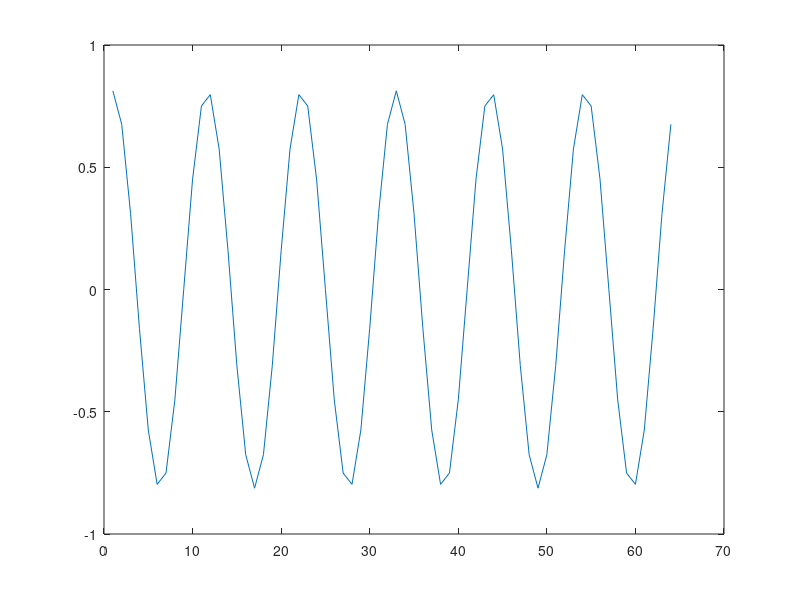
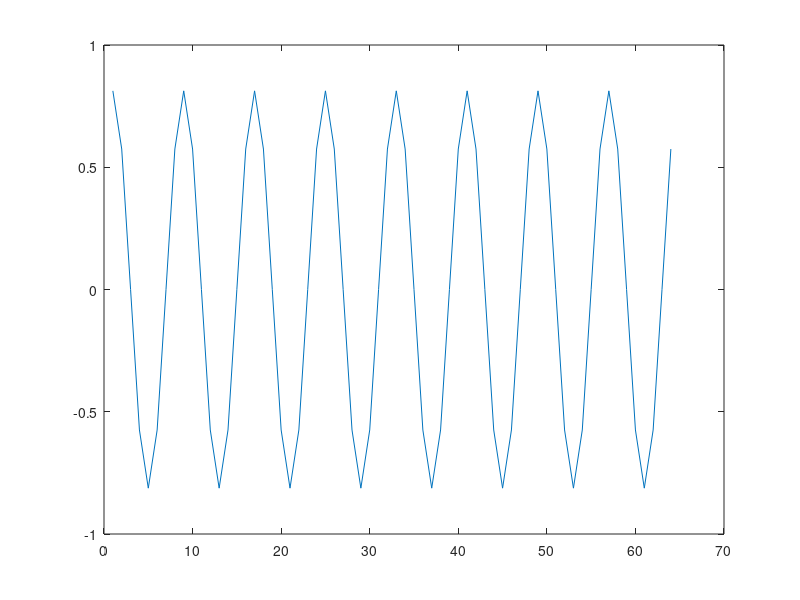
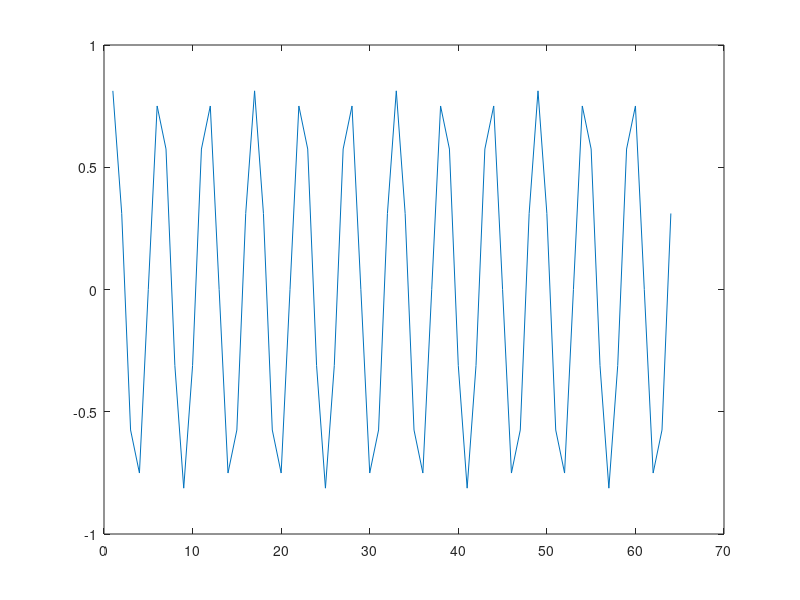
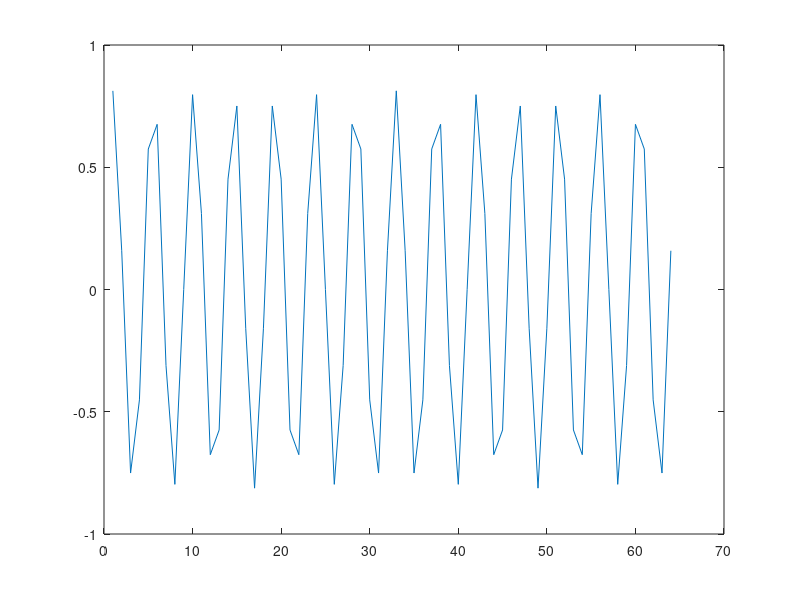

Here is the MATLAB script that generated these plots, in order: (Note: this script raises an error after producing the figures.)
%
% MATLAB script to generate the ALE symbol library according to
% MIL-STD-188-141B.
% 

%%%%%%%%%%%%%%%%%%%%%%%%%%%%%%%%%%%%%%%%%%%%%%%%%
% generate 750 Hz tone with zero initial phase and sufficient magnitude for
% around 0.8 amplitude in time domain
fd_in_i = zeros(1,64);
fd_in_q = zeros(1,64);

fd_in_i(7) = 26;
fd_in_q(7) = 0;
fd_in_i(59) = 26;
fd_in_q(59) = 0;

% make complex vector for the IFFT
fd_in = complex(fd_in_i, fd_in_q);

% do the iFFT
td_out_750 = ifft(fd_in);

figure(1);
plot(real(td_out_750) + imag(td_out_750));

%%%%%%%%%%%%%%%%%%%%%%%%%%%%%%%%%%%%%%%%%%%%%%%%%
% generate 1000 Hz tone with zero initial phase
fd_in_i = zeros(1,64);
fd_in_q = zeros(1,64);

fd_in_i(9) = 26;
fd_in_q(9) = 0;
fd_in_i(57) = 26;
fd_in_q(57) = 0;

% make complex vector for the IFFT
fd_in = complex(fd_in_i, fd_in_q);

% do the iFFT
td_out_1000 = ifft(fd_in);

figure(2);
plot(real(td_out_1000) + imag(td_out_1000));

%%%%%%%%%%%%%%%%%%%%%%%%%%%%%%%%%%%%%%%%%%%%%%%%%
% generate 1250 Hz tone with zero initial phase
fd_in_i = zeros(1,64);
fd_in_q = zeros(1,64);

fd_in_i(11) = 26;
fd_in_q(11) = 0;
fd_in_i(55) = 26;
fd_in_q(55) = 0;

% make complex vector for the IFFT
fd_in = complex(fd_in_i, fd_in_q);

% do the iFFT
td_out_1250 = ifft(fd_in);

% figure(3);
% plot(real(td_out_1250) + imag(td_out_1250));

fd_in_i = zeros(1,64);
fd_in_q = zeros(1,64);

%%%%%%%%%%%%%%%%%%%%%%%%%%%%%%%%%%%%%%%%%%%%%%%%%
% generate 1500 Hz tone with zero initial phase
fd_in_i(13) = 26;
fd_in_q(13) = 0;
fd_in_i(53) = 26;
fd_in_q(53) = 0;

% make complex vector for the IFFT
fd_in = complex(fd_in_i, fd_in_q);

% do the iFFT
td_out_1500 = ifft(fd_in);

figure(4);
plot(real(td_out_1500) + imag(td_out_1500));

fd_in_i = zeros(1,64);
fd_in_q = zeros(1,64);

%%%%%%%%%%%%%%%%%%%%%%%%%%%%%%%%%%%%%%%%%%%%%%%%%
% generate 1750 Hz tone with zero initial phase
fd_in_i(15) = 26;
fd_in_q(15) = 0;
fd_in_i(51) = 26;
fd_in_q(51) = 0;

% make complex vector for the IFFT
fd_in = complex(fd_in_i, fd_in_q);

% do the iFFT
td_out_1750 = ifft(fd_in);

figure(5);
plot(real(td_out_1750) + imag(td_out_1750));

fd_in_i = zeros(1,64);
fd_in_q = zeros(1,64);

%%%%%%%%%%%%%%%%%%%%%%%%%%%%%%%%%%%%%%%%%%%%%%%%%
% generate 2000 Hz tone with zero initial phase
fd_in_i(17) = 26;
fd_in_q(17) = 0;
fd_in_i(49) = 26;
fd_in_q(49) = 0;

% make complex vector for the IFFT
fd_in = complex(fd_in_i, fd_in_q);

% do the iFFT
td_out_2000 = ifft(fd_in);

figure(6);
plot(real(td_out_2000) + imag(td_out_2000));

fd_in_i = zeros(1,64);
fd_in_q = zeros(1,64);

%%%%%%%%%%%%%%%%%%%%%%%%%%%%%%%%%%%%%%%%%%%%%%%%%
% generate 2250 Hz tone with zero initial phase
fd_in_i(19) = 26;
fd_in_q(19) = 0;
fd_in_i(47) = 26;
fd_in_q(47) = 0;

% make complex vector for the IFFT
fd_in = complex(fd_in_i, fd_in_q);

% do the iFFT
td_out_2250 = ifft(fd_in);

figure(7);
plot(real(td_out_2250) + imag(td_out_2250));

fd_in_i = zeros(1,64);
fd_in_q = zeros(1,64);

%%%%%%%%%%%%%%%%%%%%%%%%%%%%%%%%%%%%%%%%%%%%%%%%%
% generate 2500 Hz tone with zero initial phase
fd_in_i(21) = 26;
fd_in_q(21) = 0;
fd_in_i(45) = 26;
fd_in_q(45) = 0;

% make complex vector for the IFFT
fd_in = complex(fd_in_i, fd_in_q);

% do the iFFT
td_out_2500 = ifft(fd_in);


%%%%%%%%%%%%%%%%%%%%%%%%%%%%%%%%%%%%%%%%%%%%%%%%%
% generate the c-header

fid = fopen('ale_symbol_library.h','w');
fprintf(fid,'/*\n');
fprintf(fid,' * ALE Symbol library\n');
fprintf(fid,' *\n');
fprintf(fid,' * Generated by ale_symbol_library.m according to MIL-STD-188-141B.\n');
fprintf(fid,' * Copyright (C) 2017 Devin Butterfield (dbutter@wireless.net)\n\n');
fprintf(fid,' * This program is free software; you can redistribute it and/or modify\n');
fprintf(fid,' * it under the terms of the GNU General Public License as published by\n');
fprintf(fid,' * the Free Software Foundation; either version 2 of the License, or\n');
fprintf(fid,' * (at your option) any later version.\n');
fprintf(fid,' *\n');
fprintf(fid,' * This program is distributed in the hope that it will be useful,\n');
fprintf(fid,' * but WITHOUT ANY WARRANTY; without even the implied warranty of\n');
fprintf(fid,' * MERCHANTABILITY or FITNESS FOR A PARTICULAR PURPOSE.  See the\n');
fprintf(fid,' * GNU General Public License for more details.\n');
fprintf(fid,' *\n');
fprintf(fid,' * You should have received a copy of the GNU General Public License\n');
fprintf(fid,' * along with this program; if not, write to the Free Software\n');
fprintf(fid,' * Foundation, Inc., 675 Mass Ave, Cambridge, MA 02139, USA.\n');
fprintf(fid,' */\n\n');
fprintf(fid,'#ifndef _ALE_SYMBOL_LIBRARY_H\n');
fprintf(fid,'#define _ALE_SYMBOL_LIBRARY_H\n\n');
fprintf(fid,'#define ALE_SYMBOL_COUNT %d\n',8);
fprintf(fid,'#define ALE_SYMBOL_SIZE %d\n\n',length(td_out_750));
fprintf(fid,'/* max signal amplitude: %f */\n\n', max(td_out_750));
fprintf(fid,'#define ALE_SYMBOL_LIBRARY { \\\n');
fprintf(fid,'    {\\\n');
fprintf(fid,'        %d,\\\n',int16(td_out_750 * 2^15));
fprintf(fid,'    },\\\n');
fprintf(fid,'    {\\\n');
fprintf(fid,'        %d,\\\n',int16(td_out_1000 * 2^15));
fprintf(fid,'    },\\\n');
fprintf(fid,'    {\\\n');
fprintf(fid,'        %d,\\\n',int16(td_out_1500 * 2^15));
fprintf(fid,'    },\\\n');
fprintf(fid,'    {\\\n');
fprintf(fid,'        %d,\\\n',int16(td_out_1250 * 2^15));
fprintf(fid,'    },\\\n');
fprintf(fid,'    {\\\n');
fprintf(fid,'        %d,\\\n',int16(td_out_2500 * 2^15));
fprintf(fid,'    },\\\n');
fprintf(fid,'    {\\\n');
fprintf(fid,'        %d,\\\n',int16(td_out_2250 * 2^15));
fprintf(fid,'    },\\\n');
fprintf(fid,'    {\\\n');
fprintf(fid,'        %d,\\\n',int16(td_out_1750 * 2^15));
fprintf(fid,'    },\\\n');
fprintf(fid,'    {\\\n');
fprintf(fid,'        %d,\\\n',int16(td_out_2000 * 2^15));
fprintf(fid,'    },\\\n');
fprintf(fid,'};\n\n');
fprintf(fid,'#endif/*_ALE_SYMBOL_LIBRARY_H*/\n');


fclose(fid);